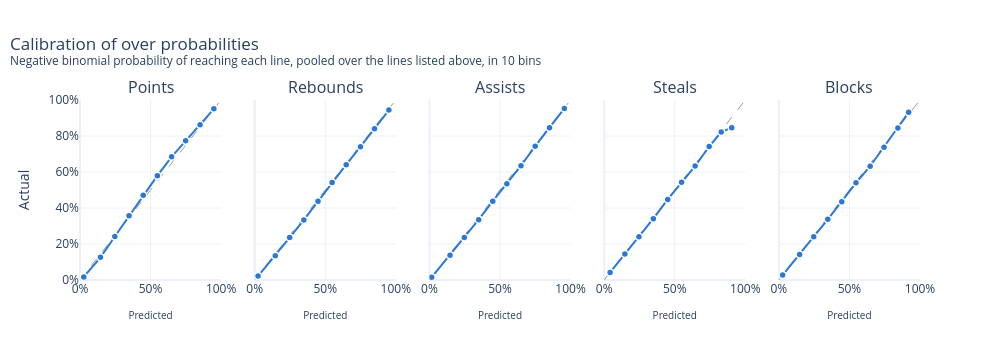

Notebook cell for this chart:
### Markdown cell above
## Distributions

### Code cell
plot_over_calibration({s: over_calibration(preds, s) for s in STATS}).show()

### Figure 1 — Plotly figure (JSON) as saved in the notebook; plotly's stock layout.template omitted (floating-point values rounded to 4 significant figures)
{"data": [{"hoverinfo": "skip", "line": {"color": "#9a9a9a", "dash": "dash", "width": 1}, "mode": "lines", "showlegend": false, "type": "scatter", "x": [0, 1], "xaxis": "x", "y": [0, 1], "yaxis": "y"}, {"customdata": [765333, 179467, 110085, 79624, 62366, 50185, 43057, 39262, 36078, 39998], "hovertemplate": "<b>Points</b><br>Predicted %{x:.1%}<br>Actual %{y:.1%}<br>%{customdata:,} player-games x lines<extra></extra>", "line": {"color": "#2a78d6", "width": 2}, "marker": {"color": "#2a78d6", "line": {"color": "white", "width": 1.5}, "size": 7}, "mode": "lines+markers", "showlegend": false, "type": "scatter", "x": [0.02678, 0.1452, 0.2468, 0.3476, 0.4481, 0.5484, 0.6492, 0.7486, 0.851, 0.9485], "xaxis": "x", "y": [0.01719, 0.126, 0.2419, 0.3565, 0.4709, 0.5796, 0.6845, 0.7737, 0.8629, 0.951], "yaxis": "y"}, {"hoverinfo": "skip", "line": {"color": "#9a9a9a", "dash": "dash", "width": 1}, "mode": "lines", "showlegend": false, "type": "scatter", "x": [0, 1], "xaxis": "x2", "y": [0, 1], "yaxis": "y2"}, {"customdata": [742377, 165018, 110530, 84567, 70060, 59605, 50135, 44440, 39151, 39572], "hovertemplate": "<b>Rebounds</b><br>Predicted %{x:.1%}<br>Actual %{y:.1%}<br>%{customdata:,} player-games x lines<extra></extra>", "line": {"color": "#2a78d6", "width": 2}, "marker": {"color": "#2a78d6", "line": {"color": "white", "width": 1.5}, "size": 7}, "mode": "lines+markers", "showlegend": false, "type": "scatter", "x": [0.02374, 0.1457, 0.2475, 0.3482, 0.4486, 0.5486, 0.6484, 0.7493, 0.8488, 0.9507], "xaxis": "x2", "y": [0.02216, 0.1353, 0.2361, 0.3339, 0.4379, 0.5411, 0.6406, 0.7404, 0.8408, 0.9441], "yaxis": "y2"}, {"hoverinfo": "skip", "line": {"color": "#9a9a9a", "dash": "dash", "width": 1}, "mode": "lines", "showlegend": false, "type": "scatter", "x": [0, 1], "xaxis": "x3", "y": [0, 1], "yaxis": "y3"}, {"customdata": [850891, 123601, 84497, 67589, 57749, 49845, 42877, 37649, 38923, 51834], "hovertemplate": "<b>Assists</b><br>Predicted %{x:.1%}<br>Actual %{y:.1%}<br>%{customdata:,} player-games x lines<extra></extra>", "line": {"color": "#2a78d6", "width": 2}, "marker": {"color": "#2a78d6", "line": {"color": "white", "width": 1.5}, "size": 7}, "mode": "lines+markers", "showlegend": false, "type": "scatter", "x": [0.01617, 0.1459, 0.2473, 0.3488, 0.4488, 0.5487, 0.6488, 0.7494, 0.851, 0.9561], "xaxis": "x3", "y": [0.0157, 0.1379, 0.2355, 0.3354, 0.4379, 0.5346, 0.6348, 0.7437, 0.8464, 0.9534], "yaxis": "y3"}, {"hoverinfo": "skip", "line": {"color": "#9a9a9a", "dash": "dash", "width": 1}, "mode": "lines", "showlegend": false, "type": "scatter", "x": [0, 1], "xaxis": "x4", "y": [0, 1], "yaxis": "y4"}, {"customdata": [317443, 147086, 100721, 71115, 70242, 67467, 43377, 20242, 5567, 13], "hovertemplate": "<b>Steals</b><br>Predicted %{x:.1%}<br>Actual %{y:.1%}<br>%{customdata:,} player-games x lines<extra></extra>", "line": {"color": "#2a78d6", "width": 2}, "marker": {"color": "#2a78d6", "line": {"color": "white", "width": 1.5}, "size": 7}, "mode": "lines+markers", "showlegend": false, "type": "scatter", "x": [0.04211, 0.1467, 0.2464, 0.3484, 0.4504, 0.5488, 0.6444, 0.7441, 0.8294, 0.9041], "xaxis": "x4", "y": [0.04217, 0.1447, 0.2406, 0.3407, 0.4476, 0.5435, 0.6332, 0.7415, 0.8216, 0.8462], "yaxis": "y4"}, {"hoverinfo": "skip", "line": {"color": "#9a9a9a", "dash": "dash", "width": 1}, "mode": "lines", "showlegend": false, "type": "scatter", "x": [0, 1], "xaxis": "x5", "y": [0, 1], "yaxis": "y5"}, {"customdata": [472269, 128207, 88890, 61089, 39047, 23716, 15189, 9687, 4414, 765], "hovertemplate": "<b>Blocks</b><br>Predicted %{x:.1%}<br>Actual %{y:.1%}<br>%{customdata:,} player-games x lines<extra></extra>", "line": {"color": "#2a78d6", "width": 2}, "marker": {"color": "#2a78d6", "line": {"color": "white", "width": 1.5}, "size": 7}, "mode": "lines+markers", "showlegend": false, "type": "scatter", "x": [0.02653, 0.1471, 0.2469, 0.3466, 0.4456, 0.5463, 0.6469, 0.7449, 0.8433, 0.9196], "xaxis": "x5", "y": [0.02716, 0.1411, 0.2407, 0.3369, 0.4344, 0.5398, 0.632, 0.7374, 0.8441, 0.932], "yaxis": "y5"}], "layout": {"annotations": [{"font": {"size": 16}, "showarrow": false, "text": "Points", "x": 0.084, "xanchor": "center", "xref": "paper", "y": 1.0, "yanchor": "bottom", "yref": "paper"}, {"font": {"size": 16}, "showarrow": false, "text": "Rebounds", "x": 0.292, "xanchor": "center", "xref": "paper", "y": 1.0, "yanchor": "bottom", "yref": "paper"}, {"font": {"size": 16}, "showarrow": false, "text": "Assists", "x": 0.5, "xanchor": "center", "xref": "paper", "y": 1.0, "yanchor": "bottom", "yref": "paper"}, {"font": {"size": 16}, "showarrow": false, "text": "Steals", "x": 0.708, "xanchor": "center", "xref": "paper", "y": 1.0, "yanchor": "bottom", "yref": "paper"}, {"font": {"size": 16}, "showarrow": false, "text": "Blocks", "x": 0.916, "xanchor": "center", "xref": "paper", "y": 1.0, "yanchor": "bottom", "yref": "paper"}], "height": 360, "hoverlabel": {"bgcolor": "white"}, "title": {"text": "Calibration of over probabilities<br><sup>Negative binomial probability of reaching each line, pooled over the lines listed above, in 10 bins</sup>", "x": 0.01}, "width": 1000, "xaxis": {"anchor": "y", "domain": [0.0, 0.168], "range": [0, 1], "tickformat": ".0%", "title": {"font": {"size": 10}, "text": "Predicted"}}, "xaxis2": {"anchor": "y2", "domain": [0.208, 0.376], "range": [0, 1], "tickformat": ".0%", "title": {"font": {"size": 10}, "text": "Predicted"}}, "xaxis3": {"anchor": "y3", "domain": [0.416, 0.584], "range": [0, 1], "tickformat": ".0%", "title": {"font": {"size": 10}, "text": "Predicted"}}, "xaxis4": {"anchor": "y4", "domain": [0.624, 0.792], "range": [0, 1], "tickformat": ".0%", "title": {"font": {"size": 10}, "text": "Predicted"}}, "xaxis5": {"anchor": "y5", "domain": [0.832, 1.0], "range": [0, 1], "tickformat": ".0%", "title": {"font": {"size": 10}, "text": "Predicted"}}, "yaxis": {"anchor": "x", "domain": [0.0, 1.0], "range": [0, 1], "tickformat": ".0%", "title": {"text": "Actual"}}, "yaxis2": {"anchor": "x2", "domain": [0.0, 1.0], "matches": "y", "range": [0, 1], "showticklabels": false, "tickformat": ".0%"}, "yaxis3": {"anchor": "x3", "domain": [0.0, 1.0], "matches": "y", "range": [0, 1], "showticklabels": false, "tickformat": ".0%"}, "yaxis4": {"anchor": "x4", "domain": [0.0, 1.0], "matches": "y", "range": [0, 1], "showticklabels": false, "tickformat": ".0%"}, "yaxis5": {"anchor": "x5", "domain": [0.0, 1.0], "matches": "y", "range": [0, 1], "showticklabels": false, "tickformat": ".0%"}}}
